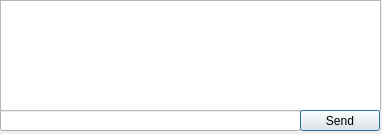
<?xml version="1.0" encoding="UTF-8"?>
<ui version="4.0">
 <class>Chat</class>
 <widget class="QDialog" name="Chat">
  <property name="geometry">
   <rect>
    <x>0</x>
    <y>0</y>
    <width>382</width>
    <height>134</height>
   </rect>
  </property>
  <property name="windowTitle">
   <string>Dialog</string>
  </property>
  <widget class="QLineEdit" name="sendLineEdit">
   <property name="geometry">
    <rect>
     <x>0</x>
     <y>110</y>
     <width>301</width>
     <height>21</height>
    </rect>
   </property>
  </widget>
  <widget class="QTextBrowser" name="receiveTextBrowser">
   <property name="geometry">
    <rect>
     <x>0</x>
     <y>0</y>
     <width>381</width>
     <height>111</height>
    </rect>
   </property>
  </widget>
  <widget class="QPushButton" name="sendButton">
   <property name="geometry">
    <rect>
     <x>300</x>
     <y>110</y>
     <width>80</width>
     <height>21</height>
    </rect>
   </property>
   <property name="text">
    <string>Send</string>
   </property>
  </widget>
 </widget>
 <resources/>
 <connections/>
</ui>
